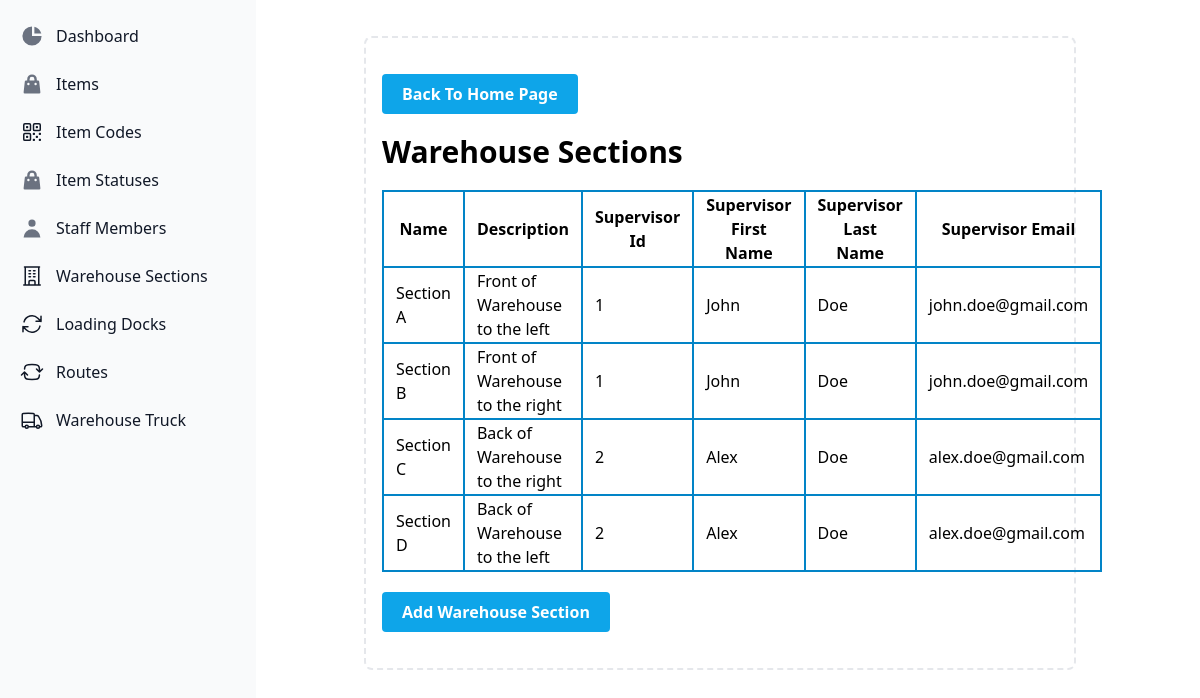
The page /pages/warehouse_section.php on the database its author committed.
### tables this page shows
CREATE TABLE WarehouseSection (
    id int NOT NULL AUTO_INCREMENT,
    name varchar(255),
    supervisorId int,
    description varchar(255),
    PRIMARY KEY (id),
    FOREIGN KEY (supervisorId) REFERENCES Staff(id)
);

CREATE TABLE Staff (
    id int NOT NULL AUTO_INCREMENT,
    firstName varchar(255),
    lastName varchar(255),
    position varchar(255),
    salary int,
    street varchar(255),
    city varchar(255),
    postCode varchar(255),
    emailAddress varchar(255),
    phoneNumber int,
    dateHired date,
    PRIMARY KEY (id)
);

### pages/warehouse_section.php (called while the page is built, shortened)
<?php
include('../layout.php');

### components/warehouse_section_table.php (the view)
<?php
$query = "SELECT * FROM `warehousesection` ws, staff s
where ws.supervisorId = s.id;";
$results = $conn->query($query);
echo "<table class='my-5 border-collapse table-auto border-spacing-2 border border-slate-500'>";
echo "<tr>";
echo "<th class='px-3 border-sky-600 border-2 rounded'>Name</th>";
echo "<th class='px-3 border-sky-600 border-2 rounded'>Description</th>";
echo "<th class='px-3 border-sky-600 border-2 rounded'>Supervisor Id</th>";
echo "<th class='px-3 border-sky-600 border-2 rounded'>Supervisor First Name</th>";
echo "<th class='px-3 border-sky-600 border-2 rounded'>Supervisor Last Name</th>";
echo "<th class='px-3 border-sky-600 border-2 rounded'>Supervisor Email</th>";
echo "</tr>";
while ($row = $results->fetch_assoc()) {
    echo "<tr>";
    echo "<td class='px-3 border-sky-600 border-2 rounded'>" . $row['name'] . "</td>";
    echo "<td class='px-3 border-sky-600 border-2 rounded'>" . $row['description'] . "</td>";
    echo "<td class='px-3 border-sky-600 border-2 rounded'>" . $row['supervisorId'] . "</td>";
    echo "<td class='px-3 border-sky-600 border-2 rounded'>" . $row['firstName'] . "</td>";
    echo "<td class='px-3 border-sky-600 border-2 rounded'>" . $row['lastName'] . "</td>";
    echo "<td class='px-3 border-sky-600 border-2 rounded'>" . $row['emailAddress'] . "</td>";
    echo "</tr>";
}
echo "</table>";
?>

### rows shown on the page
warehousesection: name "Section A", description "Front of Warehouse to the left", supervisorId "1", supervisorId.firstName "John", supervisorId.lastName "Doe", supervisorId.emailAddress "john.doe@gmail.com"
warehousesection: name "Section B", description "Front of Warehouse to the right", supervisorId "1", supervisorId.firstName "John", supervisorId.lastName "Doe", supervisorId.emailAddress "john.doe@gmail.com"
warehousesection: name "Section C", description "Back of Warehouse to the right", supervisorId "2", supervisorId.firstName "Alex", supervisorId.lastName "Doe", supervisorId.emailAddress "alex.doe@gmail.com"
warehousesection: name "Section D", description "Back of Warehouse to the left", supervisorId "2", supervisorId.firstName "Alex", supervisorId.lastName "Doe", supervisorId.emailAddress "alex.doe@gmail.com"
